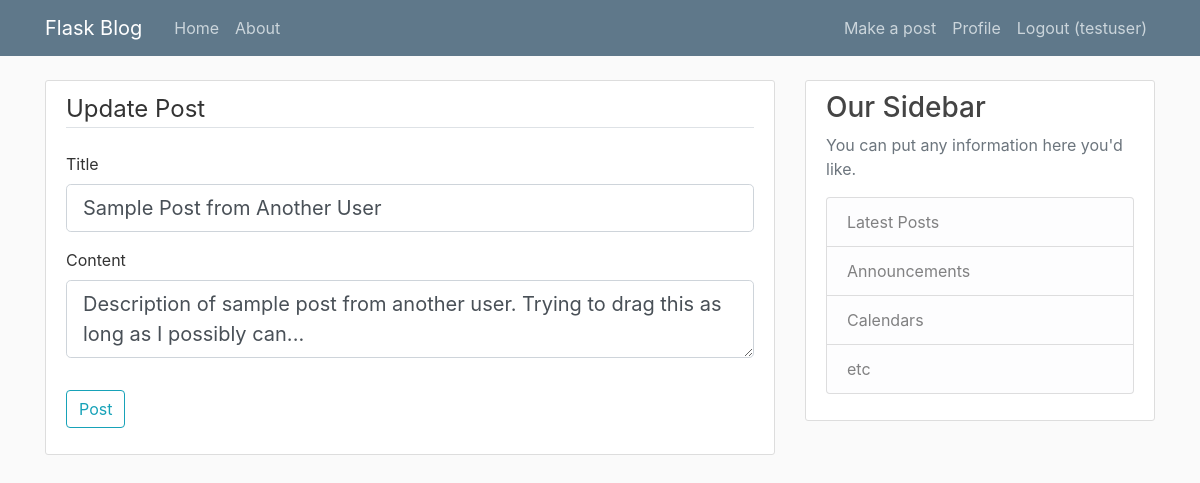
Page /post/3/update (signed in) on the committed database.
### blog_webapp/models.py (models this page shows, shortened)
class User(db.Model, UserMixin):
    id = db.Column(db.Integer, primary_key=True)
    username = db.Column(db.String(20), unique=True, nullable=False)
    email = db.Column(db.String(120), unique=True, nullable=False)
    profile_image_file = db.Column(db.String(20), nullable=False,
                                   default='default_profile_image.png')
    password = db.Column(db.String(60), nullable=False)
    posts = db.relationship('Post', backref='author', lazy=True)

class Post(db.Model):
    id = db.Column(db.Integer, primary_key=True)
    title = db.Column(db.String(100), nullable=False)
    timestamp = db.Column(db.DateTime, nullable=False, default=datetime.utcnow)
    content = db.Column(db.Text, nullable=False)
    user_id = db.Column(db.Integer, db.ForeignKey('user.id'), nullable=False)

### blog_webapp/posts/routes.py (the view)
@posts.route("/post/<int:post_id>/update", methods=['GET', 'POST'])
@login_required
def update_post(post_id):
    post = Post.query.get_or_404(post_id)
    if post.author != current_user:
        abort(403)
    form = PostForm()
    if form.validate_on_submit():
        info_updated = False
        if form.title.data != post.title:
            post.title = form.title.data
            info_updated = True
        if form.content.data != post.content:
            post.content = form.content.data
            info_updated = True
        if info_updated:
            db.session.commit()
        flash('Your post was updated!', 'success')
        return redirect(url_for('posts.get_post', post_id=post.id))
    elif request.method == 'GET':
        form.title.data = post.title
        form.content.data = post.content
    return render_template('create_or_edit_post.html', title='Update Post',
                           form=form, legend='Update Post')

### blog_webapp/posts/forms.py
class PostForm(FlaskForm):
    title = StringField('Title', validators=[DataRequired()])
    content = TextAreaField('Content', validators=[DataRequired()])
    submit = SubmitField('Post')

### blog_webapp/models.py (called while the page is built)
@login_manager.user_loader
def load_user(user_id):
    return User.query.get(int(user_id))

### blog_webapp/templates/create_or_edit_post.html (shortened to what this page needs)
{% extends "layout.html" %}
{% block content %}
  <div class="content-section">
        <form method="POST" action="">
            <fieldset class="form-group">
                <legend class="border-bottom mb-4">{{ legend }}</legend>
                <div class="form-group">
                    {{ form.title.label(class='form-control-label') }}
                    {% if form.title.errors %}
                        {{ form.title(class='form-control form-control-lg is-invalid') }}
                        <div class="invalid-feedback">
                        {% for error in form.title.errors %}
                            <span> {{ error }} </span>
                        {% endfor %}
                        </div>
                    {% else %}
                        {{ form.title(class='form-control form-control-lg') }}
                    {% endif %}
                </div>
                <div class="form-group">
                    {{ form.content.label(class='form-control-label') }}
                    {% if form.content.errors %}
                        {{ form.content(class='form-control form-control-lg is-invalid') }}
                        <div class="invalid-feedback">
                        {% for error in form.content.errors %}
                            <span> {{ error }} </span>
                        {% endfor %}
                        </div>
                    {% else %}
                        {{ form.content(class='form-control form-control-lg') }}
                    {% endif %}
                </div>
            </fieldset>
            <div class="form-group">
                {{ form.submit(class='btn btn-outline-info') }}
            </div>
        </form>
    </div>
{% endblock content %}

### blog_webapp/templates/layout.html (shortened to what this page needs)
<!doctype html>
<html lang="en">
<head>
    <link rel="stylesheet" href="https://stackpath.bootstrapcdn.com/bootstrap/4.3.1/css/bootstrap.min.css">
    <link rel="stylesheet" href="{{ url_for('static', filename='main.css') }}">
</head>
<body>
    <header class="site-header">
        <nav class="navbar navbar-expand-md navbar-dark bg-steel fixed-top">
            <div class="container">
                <a class="navbar-brand mr-4" href="/">Flask Blog</a>
                <div class="collapse navbar-collapse" id="navbarToggle">
                    <div class="navbar-nav mr-auto">
                        <a class="nav-item nav-link" href="{{ url_for('main.home') }}">Home</a>
                        <a class="nav-item nav-link" href="{{ url_for('main.about') }}">About</a>
                    </div>
                    <div class="navbar-nav">
                        {% if current_user.is_authenticated %}
                            <a class="nav-item nav-link" href="{{ url_for('posts.create_post') }}">Make a post</a>
                            <a class="nav-item nav-link" href="{{ url_for('users.profile') }}">Profile</a>
                            <a class="nav-item nav-link" href="{{ url_for('users.logout') }}">Logout ({{ current_user.username }})</a>
                        {% else %}
                            <a class="nav-item nav-link" href="{{ url_for('users.login') }}">Login</a>
                            <a class="nav-item nav-link" href="{{ url_for('users.register') }}">Register</a>
                        {% endif %}
                    </div>
                </div>
            </div>
        </nav>
    </header>
    <main role="main" class="container">
        <div class="row">
            <div class="col-md-8">
                {% block content %}{% endblock %}
            </div>
            <div class="col-md-4">
                <div class="content-section">
                    <h3>Our Sidebar</h3>
                    <p class='text-muted'>You can put any information here you'd like.
                    <ul class="list-group">
                        <li class="list-group-item list-group-item-light">Latest Posts</li>
                        <li class="list-group-item list-group-item-light">Announcements</li>
                        <li class="list-group-item list-group-item-light">Calendars</li>
                        <li class="list-group-item list-group-item-light">etc</li>
                    </ul>
                    </p>
                </div>
            </div>
        </div>
    </main>
</body>
</html>

### blog_webapp/static/main.css (style rules this page uses)
body { background: #fafafa; color: #333333; margin-top: 5rem; }
h1, h2, h3, h4, h5, h6 { color: #444444; }
.bg-steel { background-color: #5f788a; }
.site-header .navbar-nav .nav-link { color: #cbd5db; }
.content-section { background: #ffffff; padding: 10px 20px; border: 1px solid #dddddd; border-radius: 3px; margin-bottom: 20px; }

### rows in the picture
User: username "testuser"
Post: title "Sample Post from Another User", content "Description of sample post from another user. Trying to drag this as long as I possibly can..."

### other values in the picture
{{ legend }} "Update Post"
